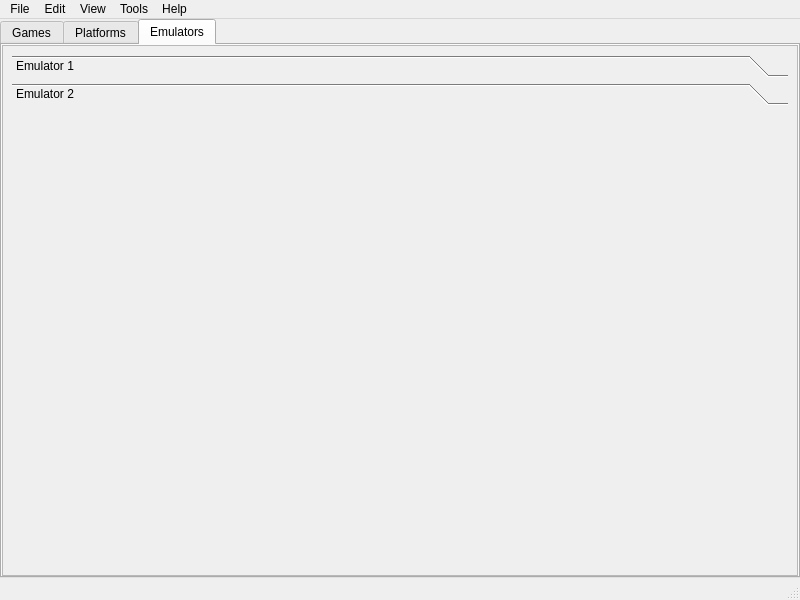
<?xml version="1.0" encoding="UTF-8"?>
<ui version="4.0">
 <class>MainWindow</class>
 <widget class="QMainWindow" name="MainWindow">
  <property name="geometry">
   <rect>
    <x>0</x>
    <y>0</y>
    <width>800</width>
    <height>600</height>
   </rect>
  </property>
  <property name="windowTitle">
   <string>MainWindow</string>
  </property>
  <widget class="QWidget" name="centralwidget">
   <layout class="QGridLayout" name="gridLayout_3">
    <property name="leftMargin">
     <number>0</number>
    </property>
    <property name="topMargin">
     <number>0</number>
    </property>
    <property name="rightMargin">
     <number>0</number>
    </property>
    <property name="bottomMargin">
     <number>0</number>
    </property>
    <property name="spacing">
     <number>0</number>
    </property>
    <item row="0" column="0">
     <widget class="QTabWidget" name="tab_viewer">
      <property name="currentIndex">
       <number>2</number>
      </property>
      <widget class="QWidget" name="tab">
       <attribute name="title">
        <string>Games</string>
       </attribute>
       <layout class="QHBoxLayout" name="horizontalLayout_3">
        <property name="spacing">
         <number>0</number>
        </property>
        <property name="leftMargin">
         <number>0</number>
        </property>
        <property name="topMargin">
         <number>0</number>
        </property>
        <property name="rightMargin">
         <number>0</number>
        </property>
        <property name="bottomMargin">
         <number>0</number>
        </property>
        <item>
         <widget class="QScrollArea" name="scrollArea">
          <property name="widgetResizable">
           <bool>true</bool>
          </property>
          <widget class="QWidget" name="scrollAreaWidgetContents_2">
           <property name="geometry">
            <rect>
             <x>0</x>
             <y>0</y>
             <width>792</width>
             <height>531</height>
            </rect>
           </property>
           <layout class="QVBoxLayout" name="verticalLayout">
            <item>
             <widget class="QToolBox" name="toolBox">
              <property name="currentIndex">
               <number>0</number>
              </property>
              <widget class="QWidget" name="page_0">
               <property name="geometry">
                <rect>
                 <x>0</x>
                 <y>0</y>
                 <width>774</width>
                 <height>459</height>
                </rect>
               </property>
               <attribute name="label">
                <string>Game 1</string>
               </attribute>
              </widget>
              <widget class="QWidget" name="page_1">
               <property name="geometry">
                <rect>
                 <x>0</x>
                 <y>0</y>
                 <width>774</width>
                 <height>459</height>
                </rect>
               </property>
               <attribute name="label">
                <string>Game 2</string>
               </attribute>
              </widget>
             </widget>
            </item>
           </layout>
          </widget>
         </widget>
        </item>
       </layout>
      </widget>
      <widget class="QWidget" name="tab_2">
       <attribute name="title">
        <string>Platforms</string>
       </attribute>
       <layout class="QHBoxLayout" name="horizontalLayout_2">
        <property name="spacing">
         <number>0</number>
        </property>
        <property name="leftMargin">
         <number>0</number>
        </property>
        <property name="topMargin">
         <number>0</number>
        </property>
        <property name="rightMargin">
         <number>0</number>
        </property>
        <property name="bottomMargin">
         <number>0</number>
        </property>
        <item>
         <widget class="QScrollArea" name="scrollArea_2">
          <property name="widgetResizable">
           <bool>true</bool>
          </property>
          <widget class="QWidget" name="scrollAreaWidgetContents_3">
           <property name="geometry">
            <rect>
             <x>0</x>
             <y>0</y>
             <width>792</width>
             <height>531</height>
            </rect>
           </property>
           <layout class="QVBoxLayout" name="verticalLayout_2">
            <item>
             <widget class="QToolBox" name="toolBox_2">
              <property name="currentIndex">
               <number>0</number>
              </property>
              <widget class="QWidget" name="page_7">
               <property name="geometry">
                <rect>
                 <x>0</x>
                 <y>0</y>
                 <width>774</width>
                 <height>459</height>
                </rect>
               </property>
               <attribute name="label">
                <string>Platform 1</string>
               </attribute>
              </widget>
              <widget class="QWidget" name="page_8">
               <property name="geometry">
                <rect>
                 <x>0</x>
                 <y>0</y>
                 <width>756</width>
                 <height>441</height>
                </rect>
               </property>
               <attribute name="label">
                <string>Platform 2</string>
               </attribute>
              </widget>
             </widget>
            </item>
           </layout>
          </widget>
         </widget>
        </item>
       </layout>
      </widget>
      <widget class="QWidget" name="tab_3">
       <attribute name="title">
        <string>Emulators</string>
       </attribute>
       <layout class="QHBoxLayout" name="horizontalLayout">
        <property name="spacing">
         <number>0</number>
        </property>
        <property name="leftMargin">
         <number>0</number>
        </property>
        <property name="topMargin">
         <number>0</number>
        </property>
        <property name="rightMargin">
         <number>0</number>
        </property>
        <property name="bottomMargin">
         <number>0</number>
        </property>
        <item>
         <widget class="QScrollArea" name="scrollArea_3">
          <property name="widgetResizable">
           <bool>true</bool>
          </property>
          <widget class="QWidget" name="scrollAreaWidgetContents_4">
           <property name="geometry">
            <rect>
             <x>0</x>
             <y>0</y>
             <width>792</width>
             <height>531</height>
            </rect>
           </property>
           <layout class="QVBoxLayout" name="verticalLayout_3">
            <item>
             <widget class="QToolBox" name="toolBox_3">
              <property name="currentIndex">
               <number>1</number>
              </property>
              <widget class="QWidget" name="page_9">
               <property name="geometry">
                <rect>
                 <x>0</x>
                 <y>0</y>
                 <width>98</width>
                 <height>28</height>
                </rect>
               </property>
               <attribute name="label">
                <string>Emulator 1</string>
               </attribute>
              </widget>
              <widget class="QWidget" name="page_10">
               <property name="geometry">
                <rect>
                 <x>0</x>
                 <y>0</y>
                 <width>774</width>
                 <height>459</height>
                </rect>
               </property>
               <attribute name="label">
                <string>Emulator 2</string>
               </attribute>
              </widget>
             </widget>
            </item>
           </layout>
          </widget>
         </widget>
        </item>
       </layout>
      </widget>
     </widget>
    </item>
   </layout>
  </widget>
  <widget class="QMenuBar" name="menubar">
   <property name="geometry">
    <rect>
     <x>0</x>
     <y>0</y>
     <width>800</width>
     <height>21</height>
    </rect>
   </property>
   <widget class="QMenu" name="menu">
    <property name="title">
     <string>File</string>
    </property>
   </widget>
   <widget class="QMenu" name="menuEDit">
    <property name="title">
     <string>Edit</string>
    </property>
   </widget>
   <widget class="QMenu" name="menuView">
    <property name="title">
     <string>View</string>
    </property>
   </widget>
   <widget class="QMenu" name="menuTools">
    <property name="title">
     <string>Tools</string>
    </property>
   </widget>
   <widget class="QMenu" name="menuHelp">
    <property name="title">
     <string>Help</string>
    </property>
   </widget>
   <addaction name="menu"/>
   <addaction name="menuEDit"/>
   <addaction name="menuView"/>
   <addaction name="menuTools"/>
   <addaction name="menuHelp"/>
  </widget>
  <widget class="QStatusBar" name="statusbar"/>
 </widget>
 <resources/>
 <connections/>
</ui>
